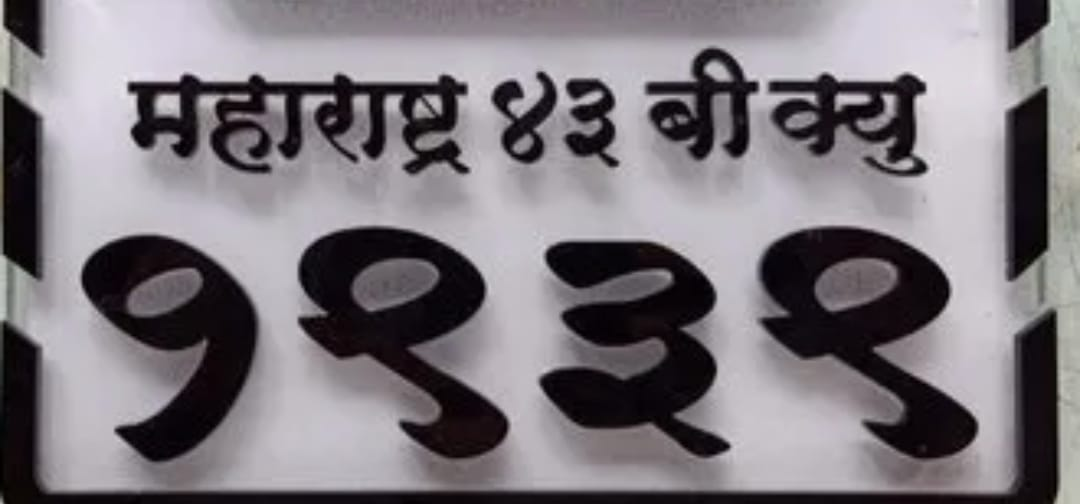
#> input picture image 1 (1).jpeg, 1080 x 504 px
$ python sg.py
#> lines starting #> are read from the running program, lines starting #| are printed output that depends on the picture
import cv2
import pytesseract

# Path to the tesseract executable
pytesseract.pytesseract.tesseract_cmd = r'C:\Program Files\Tesseract-OCR\tesseract.exe'  # Change this path as per your installation

def read_number_plate(image_path):
    # Load the image
#> called with image_path = 'image 1 (1).jpeg'
    image = cv2.imread(image_path)
#> image is the input picture: shape (504, 1080, 3); mean B, G, R 126.3, 120.7, 126

    # Convert the image to grayscale
    gray = cv2.cvtColor(image, cv2.COLOR_BGR2GRAY)

    # Increase contrast
    gray = cv2.convertScaleAbs(gray, alpha=1.5, beta=0)
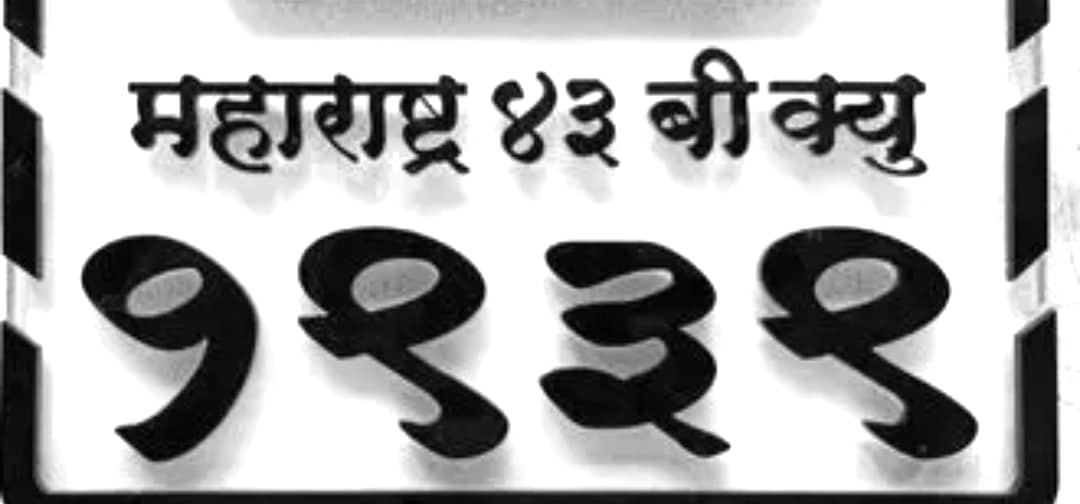
#> gray: shape (504, 1080); min 0, max 255, mean 171.4

    # Apply GaussianBlur to remove noise
    gray = cv2.GaussianBlur(gray, (5, 5), 0)

    # Apply edge detection
    edges = cv2.Canny(gray, 100, 200)
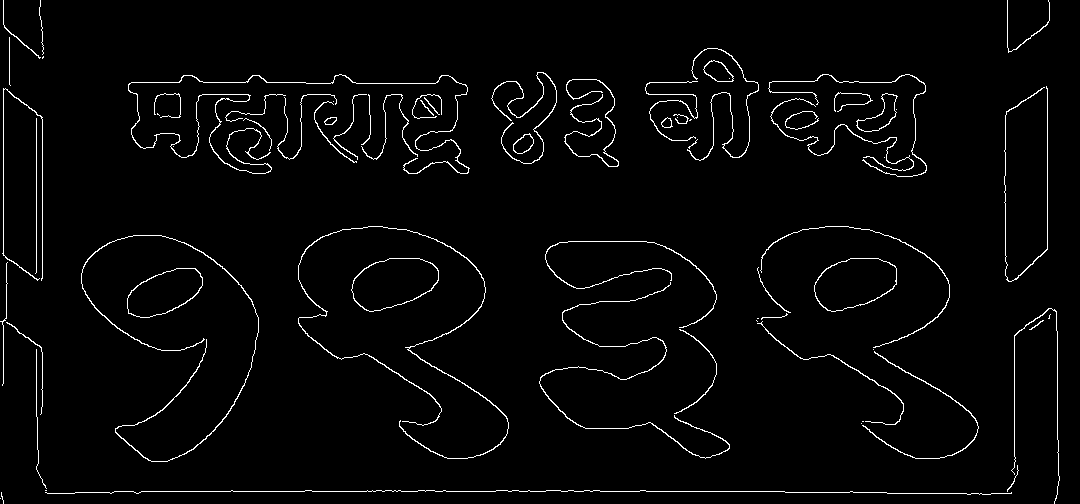
#> edges: shape (504, 1080); 2.6% white in thin lines or dots

    # Use Otsu's binarization
    _, binary = cv2.threshold(edges, 0, 255, cv2.THRESH_BINARY + cv2.THRESH_OTSU)

    # Use pytesseract to do OCR on the image
    custom_config = r'--oem 3 --psm 6'
    text = pytesseract.image_to_string(binary, lang='eng+Devanagari', config=custom_config)  # Add 'Devanagari' for Marathi

    # Print the recognized text
    print("Detected text:", text)

    return text

if __name__ == "__main__":
    # Filename of your image in the same directory
    image_filename = 'image 1 (1).jpeg'  # Replace with your actual image filename

    read_number_plate(image_filename)
#> (the call stopped at in read_number_plate, `text = pytesseract.image_to_string(binary, lang='eng+Devanagari', conf..`: pytesseract is not available in this run)

$ run again, with image 1 (3).jpeg copied over image 1 (1).jpeg
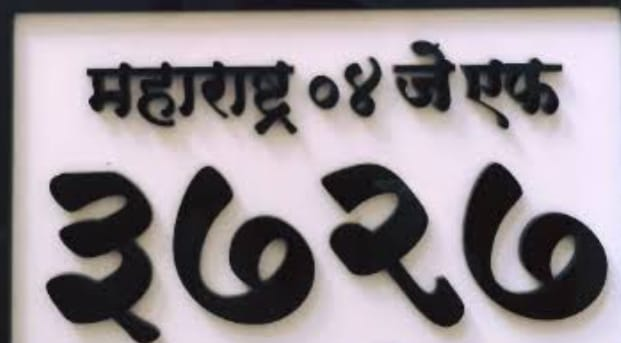
#> input picture image 1 (3).jpeg, 621 x 343 px
#> in read_number_plate, image is the input picture: shape (343, 621, 3); mean B, G, R 146.6, 142, 150.3
#> in read_number_plate, `gray = cv2.convertScaleAbs(gray, alpha=1.5, beta=0)`:
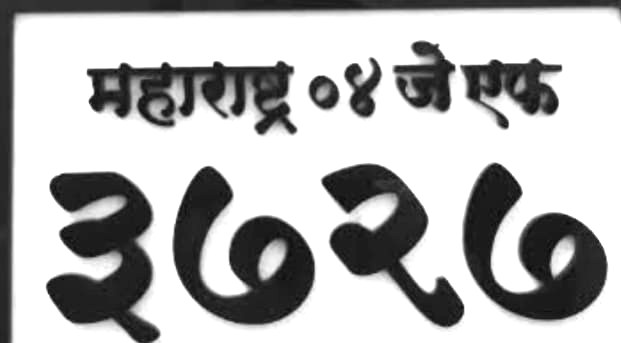
#> gray: shape (343, 621); min 6, max 255, mean 181
#> in read_number_plate, `edges = cv2.Canny(gray, 100, 200)`:
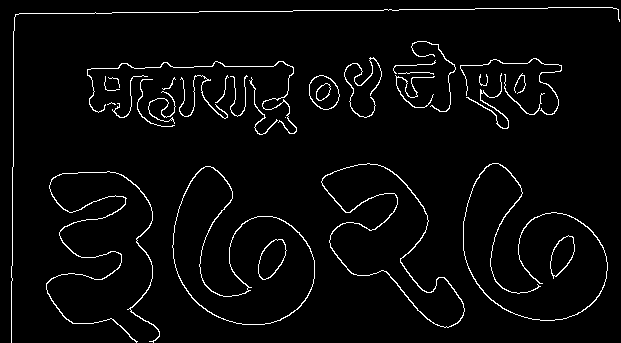
#> edges: shape (343, 621); 3.5% white in thin lines or dots
